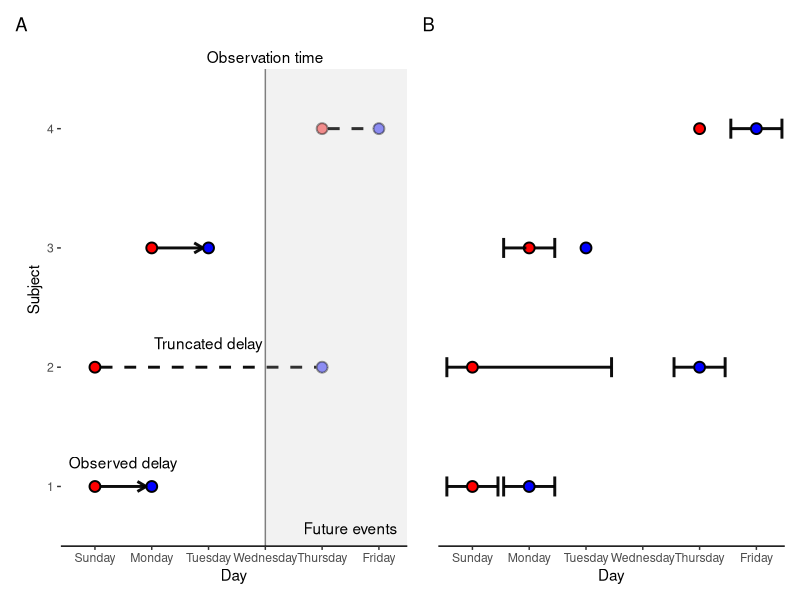

This chart was generated by the following R code:
library(ggplot2)
library(patchwork)

epsilon <- 0.1

generate_base_plot <- function(future = FALSE) {

  future_alpha <- ifelse(future, 0.5, 1)
  base_plot <- ggplot(NULL) +
    geom_point(aes(0, 0), size = 3, shape = 21, fill = "red", stroke = 1) +
    geom_point(aes(1, 0), size = 3, shape = 21, fill = "blue", stroke = 1) +
    geom_point(aes(0, 0.1), size = 3, shape = 21, fill = "red", stroke = 1) +
    geom_point(
      aes(4, 0.1), size = 3, shape = 21, fill = "blue", stroke = 1,
      alpha = future_alpha 
    ) +
    geom_point(aes(1, 0.2), size = 3, shape = 21, fill = "red", stroke = 1) +
    geom_point(aes(2, 0.2), size = 3, shape = 21, fill = "blue", stroke = 1) +
    geom_point(
      aes(4, 0.3), size = 3, shape = 21, fill = "red", stroke = 1,
      alpha = future_alpha 
    ) +
    geom_point(
      aes(5, 0.3), size = 3, shape = 21, fill = "blue", stroke = 1,
      alpha = future_alpha
    ) +
    scale_x_continuous("Day",
      limits = c(-0.6, 5.5),
      expand = c(0, 0),
      breaks = 0:5,
      labels = c(
        "Sunday", "Monday", "Tuesday", "Wednesday", "Thursday", "Friday"
      )
    ) +
    scale_y_continuous("Subject",
      breaks = c(0, 0.1, 0.2, 0.3),
      labels = c(1, 2, 3, 4),
      limits = c(-0.05, 0.38),
      expand = c(0, 0)
    ) +
    theme_bw() +
    theme(
      panel.grid = element_blank(),
      panel.border = element_blank(),
      axis.line = element_line(),
      axis.line.y = element_blank()
    )
  return(base_plot)
}

add_arrow <- function(plot, y, ends, angle=30, lty=1, length=0.1, ...) {
  plot <- plot + 
    geom_segment(
      aes(..., y = y, yend = y),
      arrow = arrow(length = unit(length, "inches"), ends = ends, angle=angle), lwd = 1, lty=lty, col = "black", alpha = 0.95
    )
  return(plot)
}

truncation <- generate_base_plot(future = TRUE) |>
  add_arrow(x=0.1, y=0, xend=0.9, ends="last") |>
  add_arrow(x=1.1, y=0.2, xend=1.9, ends="last") |>
  add_arrow(x=0.1, y=0.1, xend=3.9, ends="last", lty=2, length=0) |>
  add_arrow(x=4.1, y=0.3, xend=4.9, ends="last", lty=2, length=0) +
  geom_rect(
    aes(xmin = 3, ymin = -0.05, xmax = 5.5, ymax = 0.35), fill = "gray",
    alpha = 0.2
  ) +
  geom_segment(aes(3, -0.05, xend = 3, yend = 0.35), lty = 1, col = "gray50") +
  annotate("text", x = 0.5, y = 0.01, label = "Observed delay", vjust = -0.5) +
  annotate("text", x = 2, y = 0.11, label = "Truncated delay", vjust = -0.5) + 
  annotate("text", x = 3, y = 0.35, label = "Observation time", vjust = -0.5) +
  annotate("text", x = 4.5, y = -0.05, label = "Future events", vjust = -1)

censoring <- generate_base_plot(future = FALSE) |>
  add_arrow(x=-0.45, y = 0, xend = -.1, ends = "first", angle = 90) |>
  add_arrow(x=0.1, y = 0, xend = 0.45, ends = "last", angle = 90) |>
  add_arrow(x=0.55, y = 0, xend = 0.9, ends = "first", angle = 90) |>
  add_arrow(x=1.1, y = 0, xend = 1.45, ends = "last", angle = 90) |>
  add_arrow(x=-0.45, y = 0.1, xend = -.1, ends = "first", angle = 90) |>
  add_arrow(x=0.1, y = 0.1, xend = 2.45, ends = "last", angle = 90) |>
  add_arrow(x=3.55, y = 0.1, xend = 3.9, ends = "first", angle = 90) |>
  add_arrow(x=4.1, y = 0.1, xend = 4.45, ends = "last", angle = 90) |>
  add_arrow(x=0.55, y = 0.2, xend = 0.95, ends = "first", angle = 90) |>
  add_arrow(x=1.1, y = 0.2, xend = 1.45, ends = "last", angle = 90) |>
  add_arrow(x=4.55, y = 0.3, xend = 4.9, ends = "first", angle = 90) |>
  add_arrow(x=5.1, y = 0.3, xend = 5.45, ends = "last", angle = 90) +
  theme(
    panel.grid = element_blank(),
    panel.border = element_blank(),
    axis.line.x = element_line(),
    axis.title.y = element_blank(),
    axis.text.y = element_blank(),
    axis.ticks.y = element_blank()
  )

p <- truncation + censoring +
 plot_layout(nrow = 1) +
 plot_annotation(tag_levels = "A")

ggsave("figures/schematic.png", p, width = 9, height = 4)
